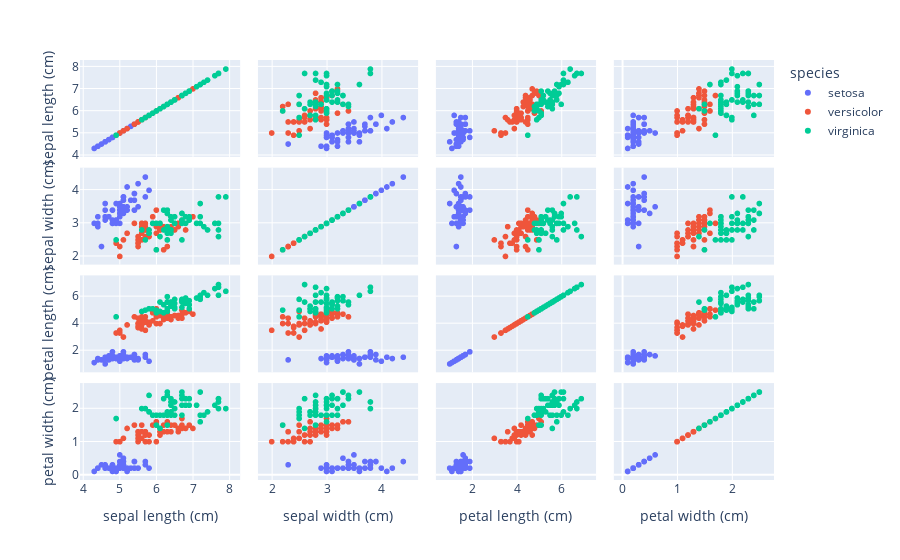

Source (notebook cell):
### Markdown cell above
2- Plot	 the	 data	 points	 into	 2D	 dimension	 with	 all	 the	 possible	 combination	
between	 variables	 and	 use	 the	label	 for	 the	 color points.	 Vizually,	which	is	 the	
better	combination	of	variables? Justify	the	answer.

### Code cell
import pandas as pd
import plotly.express as px
df = pd.DataFrame(data=iris.data, columns=iris.feature_names)

features = df.columns.values.tolist()

# map target to species class 
target_map = {i: iris.target_names[i] for i in range(0, len(iris.target_names))}

df['species'] = pd.Series(iris.target).map(target_map)

fig = px.scatter_matrix(
    df,
    dimensions=features,
    color="species")
fig.show()

### Figure 1 — Plotly figure (JSON) as saved in the notebook; plotly's stock layout.template omitted (floating-point values rounded to 4 significant figures)
{"data": [{"dimensions": [{"axis": {"matches": true}, "label": "sepal length (cm)", "values": [5.1, 4.9, 4.7, 4.6, 5, 5.4, 4.6, 5, 4.4, 4.9, 5.4, 4.8, 4.8, 4.3, 5.8, 5.7, 5.4, 5.1, 5.7, 5.1, 5.4, 5.1, 4.6, 5.1, 4.8, 5, 5, 5.2, 5.2, 4.7, 4.8, 5.4, 5.2, 5.5, 4.9, 5, 5.5, 4.9, 4.4, 5.1, 5, 4.5, 4.4, 5, 5.1, 4.8, 5.1, 4.6, 5.3, 5]}, {"axis": {"matches": true}, "label": "sepal width (cm)", "values": [3.5, 3, 3.2, 3.1, 3.6, 3.9, 3.4, 3.4, 2.9, 3.1, 3.7, 3.4, 3, 3, 4, 4.4, 3.9, 3.5, 3.8, 3.8, 3.4, 3.7, 3.6, 3.3, 3.4, 3, 3.4, 3.5, 3.4, 3.2, 3.1, 3.4, 4.1, 4.2, 3.1, 3.2, 3.5, 3.6, 3, 3.4, 3.5, 2.3, 3.2, 3.5, 3.8, 3, 3.8, 3.2, 3.7, 3.3]}, {"axis": {"matches": true}, "label": "petal length (cm)", "values": [1.4, 1.4, 1.3, 1.5, 1.4, 1.7, 1.4, 1.5, 1.4, 1.5, 1.5, 1.6, 1.4, 1.1, 1.2, 1.5, 1.3, 1.4, 1.7, 1.5, 1.7, 1.5, 1, 1.7, 1.9, 1.6, 1.6, 1.5, 1.4, 1.6, 1.6, 1.5, 1.5, 1.4, 1.5, 1.2, 1.3, 1.4, 1.3, 1.5, 1.3, 1.3, 1.3, 1.6, 1.9, 1.4, 1.6, 1.4, 1.5, 1.4]}, {"axis": {"matches": true}, "label": "petal width (cm)", "values": [0.2, 0.2, 0.2, 0.2, 0.2, 0.4, 0.3, 0.2, 0.2, 0.1, 0.2, 0.2, 0.1, 0.1, 0.2, 0.4, 0.4, 0.3, 0.3, 0.3, 0.2, 0.4, 0.2, 0.5, 0.2, 0.2, 0.4, 0.2, 0.2, 0.2, 0.2, 0.4, 0.1, 0.2, 0.2, 0.2, 0.2, 0.1, 0.2, 0.2, 0.3, 0.3, 0.2, 0.6, 0.4, 0.3, 0.2, 0.2, 0.2, 0.2]}], "hovertemplate": "species=setosa<br>%{xaxis.title.text}=%{x}<br>%{yaxis.title.text}=%{y}<extra></extra>", "legendgroup": "setosa", "marker": {"color": "#636efa", "symbol": "circle"}, "name": "setosa", "showlegend": true, "type": "splom"}, {"dimensions": [{"axis": {"matches": true}, "label": "sepal length (cm)", "values": [7, 6.4, 6.9, 5.5, 6.5, 5.7, 6.3, 4.9, 6.6, 5.2, 5, 5.9, 6, 6.1, 5.6, 6.7, 5.6, 5.8, 6.2, 5.6, 5.9, 6.1, 6.3, 6.1, 6.4, 6.6, 6.8, 6.7, 6, 5.7, 5.5, 5.5, 5.8, 6, 5.4, 6, 6.7, 6.3, 5.6, 5.5, 5.5, 6.1, 5.8, 5, 5.6, 5.7, 5.7, 6.2, 5.1, 5.7]}, {"axis": {"matches": true}, "label": "sepal width (cm)", "values": [3.2, 3.2, 3.1, 2.3, 2.8, 2.8, 3.3, 2.4, 2.9, 2.7, 2, 3, 2.2, 2.9, 2.9, 3.1, 3, 2.7, 2.2, 2.5, 3.2, 2.8, 2.5, 2.8, 2.9, 3, 2.8, 3, 2.9, 2.6, 2.4, 2.4, 2.7, 2.7, 3, 3.4, 3.1, 2.3, 3, 2.5, 2.6, 3, 2.6, 2.3, 2.7, 3, 2.9, 2.9, 2.5, 2.8]}, {"axis": {"matches": true}, "label": "petal length (cm)", "values": [4.7, 4.5, 4.9, 4, 4.6, 4.5, 4.7, 3.3, 4.6, 3.9, 3.5, 4.2, 4, 4.7, 3.6, 4.4, 4.5, 4.1, 4.5, 3.9, 4.8, 4, 4.9, 4.7, 4.3, 4.4, 4.8, 5, 4.5, 3.5, 3.8, 3.7, 3.9, 5.1, 4.5, 4.5, 4.7, 4.4, 4.1, 4, 4.4, 4.6, 4, 3.3, 4.2, 4.2, 4.2, 4.3, 3, 4.1]}, {"axis": {"matches": true}, "label": "petal width (cm)", "values": [1.4, 1.5, 1.5, 1.3, 1.5, 1.3, 1.6, 1, 1.3, 1.4, 1, 1.5, 1, 1.4, 1.3, 1.4, 1.5, 1, 1.5, 1.1, 1.8, 1.3, 1.5, 1.2, 1.3, 1.4, 1.4, 1.7, 1.5, 1, 1.1, 1, 1.2, 1.6, 1.5, 1.6, 1.5, 1.3, 1.3, 1.3, 1.2, 1.4, 1.2, 1, 1.3, 1.2, 1.3, 1.3, 1.1, 1.3]}], "hovertemplate": "species=versicolor<br>%{xaxis.title.text}=%{x}<br>%{yaxis.title.text}=%{y}<extra></extra>", "legendgroup": "versicolor", "marker": {"color": "#EF553B", "symbol": "circle"}, "name": "versicolor", "showlegend": true, "type": "splom"}, {"dimensions": [{"axis": {"matches": true}, "label": "sepal length (cm)", "values": [6.3, 5.8, 7.1, 6.3, 6.5, 7.6, 4.9, 7.3, 6.7, 7.2, 6.5, 6.4, 6.8, 5.7, 5.8, 6.4, 6.5, 7.7, 7.7, 6, 6.9, 5.6, 7.7, 6.3, 6.7, 7.2, 6.2, 6.1, 6.4, 7.2, 7.4, 7.9, 6.4, 6.3, 6.1, 7.7, 6.3, 6.4, 6, 6.9, 6.7, 6.9, 5.8, 6.8, 6.7, 6.7, 6.3, 6.5, 6.2, 5.9]}, {"axis": {"matches": true}, "label": "sepal width (cm)", "values": [3.3, 2.7, 3, 2.9, 3, 3, 2.5, 2.9, 2.5, 3.6, 3.2, 2.7, 3, 2.5, 2.8, 3.2, 3, 3.8, 2.6, 2.2, 3.2, 2.8, 2.8, 2.7, 3.3, 3.2, 2.8, 3, 2.8, 3, 2.8, 3.8, 2.8, 2.8, 2.6, 3, 3.4, 3.1, 3, 3.1, 3.1, 3.1, 2.7, 3.2, 3.3, 3, 2.5, 3, 3.4, 3]}, {"axis": {"matches": true}, "label": "petal length (cm)", "values": [6, 5.1, 5.9, 5.6, 5.8, 6.6, 4.5, 6.3, 5.8, 6.1, 5.1, 5.3, 5.5, 5, 5.1, 5.3, 5.5, 6.7, 6.9, 5, 5.7, 4.9, 6.7, 4.9, 5.7, 6, 4.8, 4.9, 5.6, 5.8, 6.1, 6.4, 5.6, 5.1, 5.6, 6.1, 5.6, 5.5, 4.8, 5.4, 5.6, 5.1, 5.1, 5.9, 5.7, 5.2, 5, 5.2, 5.4, 5.1]}, {"axis": {"matches": true}, "label": "petal width (cm)", "values": [2.5, 1.9, 2.1, 1.8, 2.2, 2.1, 1.7, 1.8, 1.8, 2.5, 2, 1.9, 2.1, 2, 2.4, 2.3, 1.8, 2.2, 2.3, 1.5, 2.3, 2, 2, 1.8, 2.1, 1.8, 1.8, 1.8, 2.1, 1.6, 1.9, 2, 2.2, 1.5, 1.4, 2.3, 2.4, 1.8, 1.8, 2.1, 2.4, 2.3, 1.9, 2.3, 2.5, 2.3, 1.9, 2, 2.3, 1.8]}], "hovertemplate": "species=virginica<br>%{xaxis.title.text}=%{x}<br>%{yaxis.title.text}=%{y}<extra></extra>", "legendgroup": "virginica", "marker": {"color": "#00cc96", "symbol": "circle"}, "name": "virginica", "showlegend": true, "type": "splom"}], "layout": {"dragmode": "select", "legend": {"title": {"text": "species"}, "tracegroupgap": 0}, "margin": {"t": 60}}}
